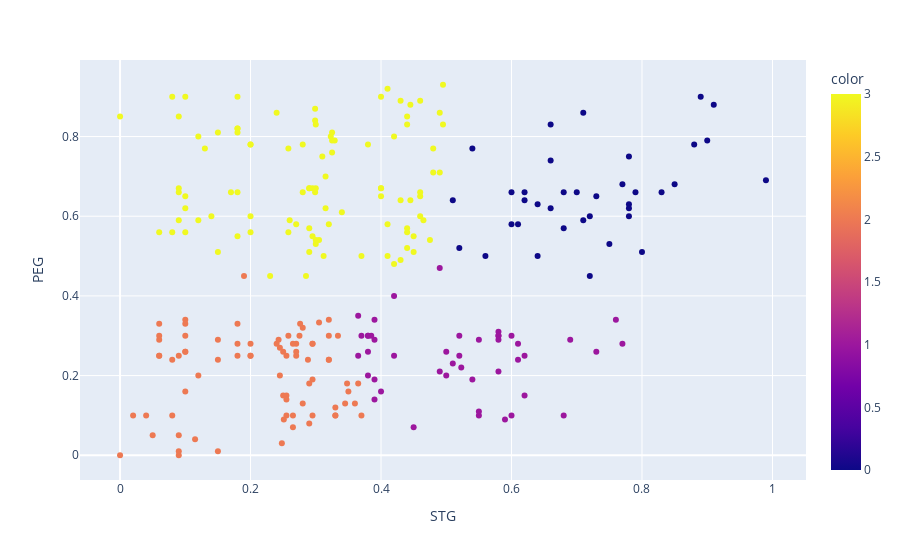

Source (notebook cell):
### Code cell
# x and y given as DataFrame columns
import plotly.express as px

fig_actual = px.scatter(users, x=users['STG'], y=users['PEG'], color=users['UNS'],
                color_discrete_sequence=["red", "green", "blue", "goldenrod"])

fig_K_Means = px.scatter(users, x=users['STG'], y=users['PEG'], color=kmeanModel.labels_,
                color_discrete_sequence=["red", "green", "blue", "goldenrod"])

fig_K_Means.show()

### Figure 1 — Plotly figure (JSON) as saved in the notebook; plotly's stock layout.template omitted (floating-point values rounded to 4 significant figures; data arrays with more than 128 entries replaced by an {"elided": "..."} marker saying what was removed)
{"data": [{"hovertemplate": "STG=%{x}<br>PEG=%{y}<br>color=%{marker.color}<extra></extra>", "legendgroup": "", "marker": {"color": {"elided": "258 int values"}, "coloraxis": "coloraxis", "symbol": "circle"}, "mode": "markers", "name": "", "orientation": "v", "showlegend": false, "type": "scatter", "x": {"elided": "258 float values"}, "xaxis": "x", "y": {"elided": "258 float values"}, "yaxis": "y"}], "layout": {"coloraxis": {"colorbar": {"title": {"text": "color"}}, "colorscale": [[0, "#0d0887"], [0.1111, "#46039f"], [0.2222, "#7201a8"], [0.3333, "#9c179e"], [0.4444, "#bd3786"], [0.5556, "#d8576b"], [0.6667, "#ed7953"], [0.7778, "#fb9f3a"], [0.8889, "#fdca26"], [1, "#f0f921"]]}, "legend": {"tracegroupgap": 0}, "margin": {"t": 60}, "xaxis": {"anchor": "y", "domain": [0, 1], "title": {"text": "STG"}}, "yaxis": {"anchor": "x", "domain": [0, 1], "title": {"text": "PEG"}}}}
